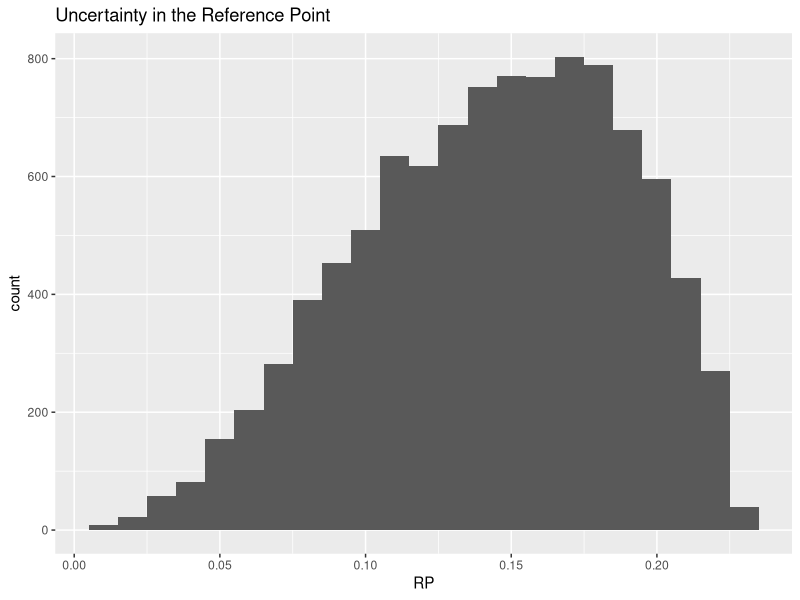
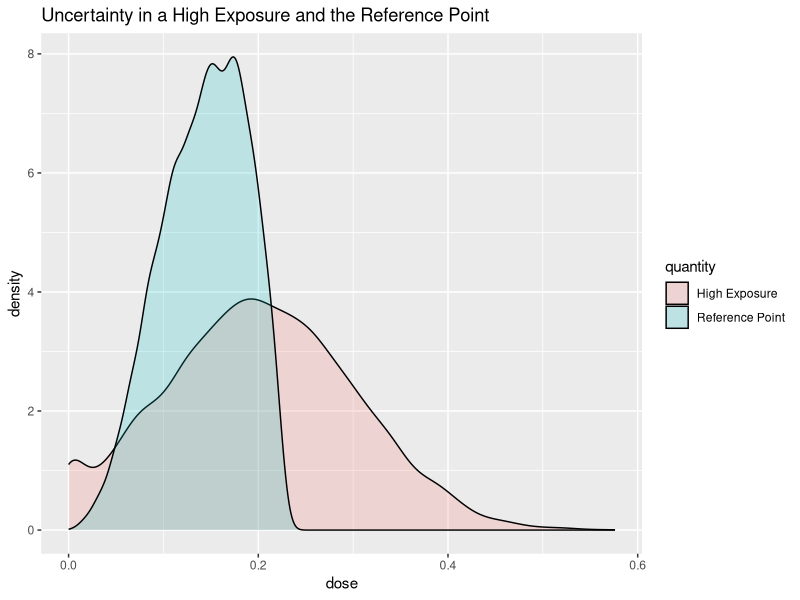
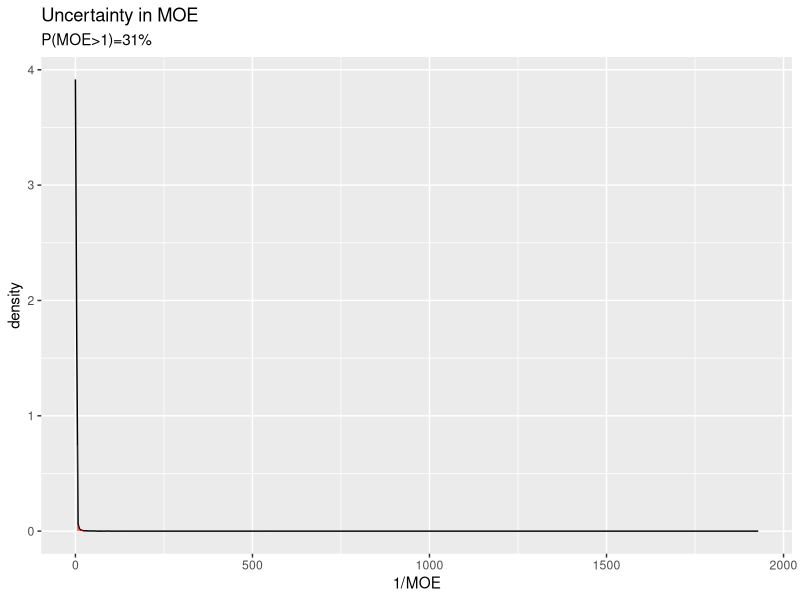
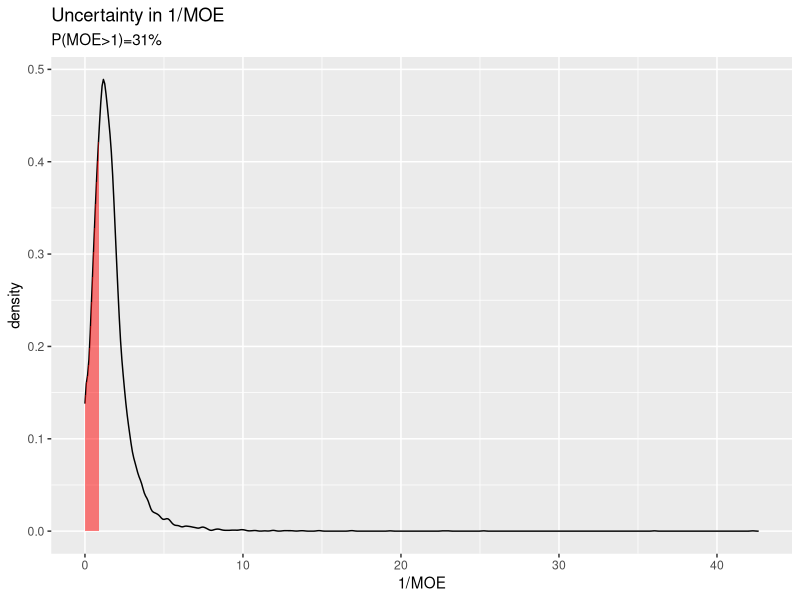

R code for these plots, in order:
## ---- chunk 1
#| echo: false
#| message: false

library(ggplot2)
## ---- chunk 2
## hazard
bmd = 0.147
bmdl = 0.062
bmdu = 0.21
## exposure
ael = 0.03
aeu = 0.15
hel = 0.07
heu = 0.33
## MOE threshold
th = 1
## ---- chunk 3
#| echo: true 

0.23 * rbeta(n = 10, shape1 = 3.15, shape2 = 1.92)
## ---- chunk 4
niter = 10^4 
rp = 0.23 * rbeta(n = niter, shape1 = 3.15, shape2 = 1.92)
## ---- chunk 5
library(ggplot2)
ggplot(data.frame(RP=rp), aes(x=RP)) +
  geom_histogram(binwidth = 0.01) +
  ggtitle("Uncertainty in the Reference Point")

## ---- chunk 6
#| echo: true 

m = (0.07+0.33)/2
s = (0.33-m)/qnorm(0.9)

he = rnorm(n = niter, mean = m, sd = s)
he[he<0] = 0 # truncate
## ---- chunk 7
#| echo: true 

ggplot(data.frame(dose = c(rp,he), quantity = rep(c("Reference Point", "High Exposure"),each = niter)),aes(x=dose, fill = quantity)) +
  geom_density(alpha=0.2) +
  ggtitle("Uncertainty in a High Exposure and the Reference Point")
## ---- chunk 8
df <- density(rp/he, from=0)
df <- data.frame(x=df$x,y=df$y)
ggplot(data.frame(x=df$x,y=df$y),aes(x=x, y=y)) +
  geom_line() +
  geom_ribbon(data=subset(df,x>1),  aes(x=x,ymax=y),ymin=0,fill="red", alpha=0.5) +
  xlab("1/MOE") +
  ylab("density") +
  ggtitle("Uncertainty in MOE", subtitle=paste0("P(MOE>1)=",round(mean(rp/he>1)*100),"%"))
## ---- chunk 9
#| echo: true

df <- density(he/rp, from=0)
df <- data.frame(x=df$x,y=df$y)
ggplot(data.frame(x=df$x,y=df$y),aes(x=x, y=y)) +
  geom_line() +
  geom_ribbon(data=subset(df,x<1),  aes(x=x,ymax=y),ymin=0,fill="red", alpha=0.5) +
  xlab("1/MOE") +
  ylab("density") +
  ggtitle("Uncertainty in 1/MOE", subtitle=paste0("P(MOE>1)=",round(mean(rp/he>1)*100),"%"))
